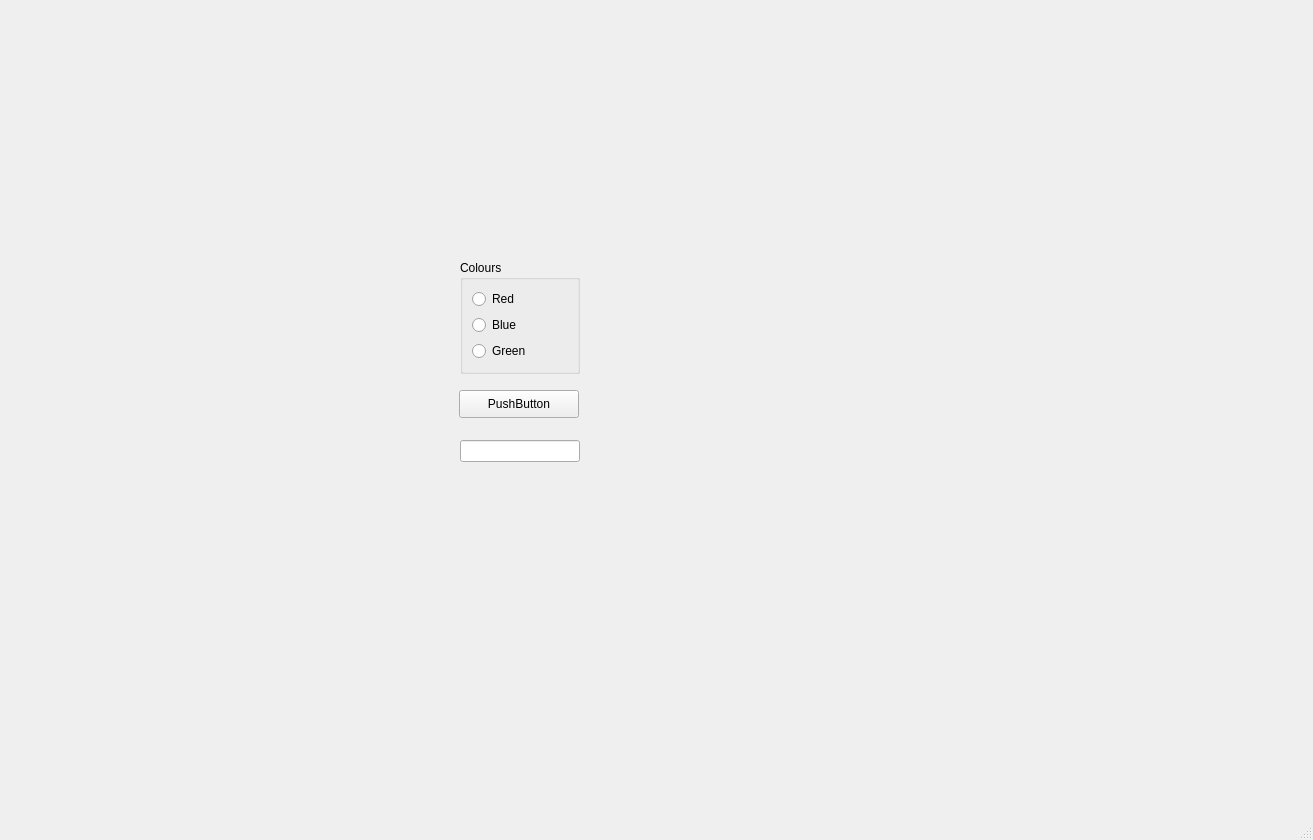
<?xml version="1.0" encoding="UTF-8"?>
<ui version="4.0">
 <class>MainWindow</class>
 <widget class="QMainWindow" name="MainWindow">
  <property name="geometry">
   <rect>
    <x>0</x>
    <y>0</y>
    <width>1313</width>
    <height>840</height>
   </rect>
  </property>
  <property name="windowTitle">
   <string>MainWindow</string>
  </property>
  <widget class="QWidget" name="centralwidget">
   <widget class="QGroupBox" name="groupBoxColours">
    <property name="geometry">
     <rect>
      <x>460</x>
      <y>260</y>
      <width>120</width>
      <height>114</height>
     </rect>
    </property>
    <property name="title">
     <string>Colours</string>
    </property>
    <layout class="QGridLayout" name="gridLayout">
     <item row="0" column="0">
      <widget class="QRadioButton" name="radioButtonRed">
       <property name="text">
        <string>Red</string>
       </property>
      </widget>
     </item>
     <item row="1" column="0">
      <widget class="QRadioButton" name="radioButtonBlue">
       <property name="text">
        <string>Blue</string>
       </property>
      </widget>
     </item>
     <item row="2" column="0">
      <widget class="QRadioButton" name="radioButtonGreen">
       <property name="text">
        <string>Green</string>
       </property>
      </widget>
     </item>
    </layout>
   </widget>
   <widget class="QPushButton" name="PushButtonDisplay">
    <property name="geometry">
     <rect>
      <x>459</x>
      <y>390</y>
      <width>120</width>
      <height>28</height>
     </rect>
    </property>
    <property name="text">
     <string>PushButton</string>
    </property>
   </widget>
   <widget class="QLabel" name="labeluserLabel">
    <property name="geometry">
     <rect>
      <x>460</x>
      <y>500</y>
      <width>120</width>
      <height>16</height>
     </rect>
    </property>
    <property name="text">
     <string/>
    </property>
   </widget>
   <widget class="QLineEdit" name="lineEdit">
    <property name="geometry">
     <rect>
      <x>460</x>
      <y>440</y>
      <width>120</width>
      <height>22</height>
     </rect>
    </property>
   </widget>
  </widget>
  <widget class="QMenuBar" name="menubar">
   <property name="geometry">
    <rect>
     <x>0</x>
     <y>0</y>
     <width>1313</width>
     <height>26</height>
    </rect>
   </property>
  </widget>
  <widget class="QStatusBar" name="statusbar"/>
 </widget>
 <resources/>
 <connections/>
</ui>
